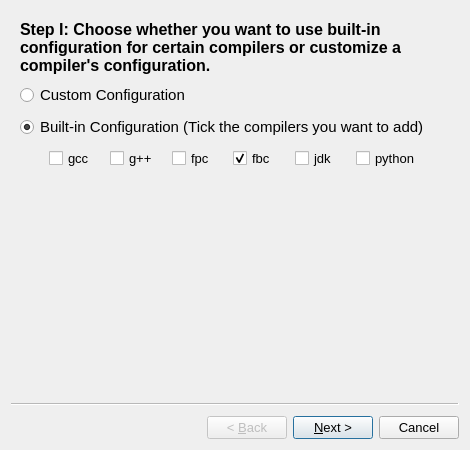
<?xml version="1.0" encoding="UTF-8"?>
<ui version="4.0">
 <class>AddCompilerWizard</class>
 <widget class="QWizard" name="AddCompilerWizard">
  <property name="geometry">
   <rect>
    <x>0</x>
    <y>0</y>
    <width>470</width>
    <height>450</height>
   </rect>
  </property>
  <property name="minimumSize">
   <size>
    <width>470</width>
    <height>450</height>
   </size>
  </property>
  <property name="windowTitle">
   <string>Add Compilers Wizard</string>
  </property>
  <property name="styleSheet">
   <string notr="true">font-size:10pt;</string>
  </property>
  <widget class="QWizardPage" name="selectTypePage">
   <layout class="QVBoxLayout" name="verticalLayout_6">
    <property name="spacing">
     <number>8</number>
    </property>
    <item>
     <widget class="QLabel" name="stepOneLabel">
      <property name="styleSheet">
       <string notr="true">font-size:12pt;font-weight:bold;</string>
      </property>
      <property name="text">
       <string>Step I: Choose whether you want to use built-in configuration for certain compilers or customize a compiler's configuration.</string>
      </property>
      <property name="wordWrap">
       <bool>true</bool>
      </property>
     </widget>
    </item>
    <item>
     <layout class="QHBoxLayout" name="horizontalLayout_12">
      <item>
       <layout class="QVBoxLayout" name="verticalLayout_3">
        <property name="spacing">
         <number>8</number>
        </property>
        <item>
         <widget class="QRadioButton" name="customRadioButton">
          <property name="styleSheet">
           <string notr="true">font-size:11pt;</string>
          </property>
          <property name="text">
           <string>Custom Configuration</string>
          </property>
         </widget>
        </item>
        <item>
         <layout class="QVBoxLayout" name="verticalLayout">
          <property name="spacing">
           <number>0</number>
          </property>
          <item>
           <widget class="QRadioButton" name="builtinRadioButton">
            <property name="styleSheet">
             <string notr="true">font-size:11pt;</string>
            </property>
            <property name="text">
             <string>Built-in Configuration (Tick the compilers you want to add)</string>
            </property>
            <property name="checked">
             <bool>true</bool>
            </property>
           </widget>
          </item>
          <item>
           <layout class="QHBoxLayout" name="horizontalLayout_2">
            <item>
             <spacer name="horizontalSpacer">
              <property name="orientation">
               <enum>Qt::Horizontal</enum>
              </property>
              <property name="sizeType">
               <enum>QSizePolicy::Fixed</enum>
              </property>
              <property name="sizeHint" stdset="0">
               <size>
                <width>20</width>
                <height>20</height>
               </size>
              </property>
             </spacer>
            </item>
            <item>
             <widget class="QFrame" name="compilersCollection">
              <property name="sizePolicy">
               <sizepolicy hsizetype="Preferred" vsizetype="Fixed">
                <horstretch>0</horstretch>
                <verstretch>0</verstretch>
               </sizepolicy>
              </property>
              <layout class="QHBoxLayout" name="horizontalLayout">
               <item>
                <widget class="QCheckBox" name="gccCheck">
                 <property name="styleSheet">
                  <string notr="true">font-size:10pt;</string>
                 </property>
                 <property name="text">
                  <string notr="true">gcc</string>
                 </property>
                </widget>
               </item>
               <item>
                <widget class="QCheckBox" name="gppCheck">
                 <property name="styleSheet">
                  <string notr="true">font-size:10pt;</string>
                 </property>
                 <property name="text">
                  <string notr="true">g++</string>
                 </property>
                </widget>
               </item>
               <item>
                <widget class="QCheckBox" name="fpcCheck">
                 <property name="styleSheet">
                  <string notr="true">font-size:10pt;</string>
                 </property>
                 <property name="text">
                  <string notr="true">fpc</string>
                 </property>
                </widget>
               </item>
               <item>
                <widget class="QCheckBox" name="fbcCheck">
                 <property name="styleSheet">
                  <string notr="true">font-size:10pt;</string>
                 </property>
                 <property name="text">
                  <string notr="true">fbc</string>
                 </property>
                 <property name="checked">
                  <bool>true</bool>
                 </property>
                </widget>
               </item>
               <item>
                <widget class="QCheckBox" name="jdkCheck">
                 <property name="styleSheet">
                  <string notr="true">font-size:10pt;</string>
                 </property>
                 <property name="text">
                  <string notr="true">jdk</string>
                 </property>
                </widget>
               </item>
               <item>
                <widget class="QCheckBox" name="pythonCheck">
                 <property name="styleSheet">
                  <string notr="true">font-size:10pt;</string>
                 </property>
                 <property name="text">
                  <string notr="true">python</string>
                 </property>
                </widget>
               </item>
              </layout>
             </widget>
            </item>
           </layout>
          </item>
         </layout>
        </item>
       </layout>
      </item>
      <item>
       <spacer name="horizontalSpacer_2">
        <property name="orientation">
         <enum>Qt::Horizontal</enum>
        </property>
        <property name="sizeHint" stdset="0">
         <size>
          <width>40</width>
          <height>20</height>
         </size>
        </property>
       </spacer>
      </item>
     </layout>
    </item>
    <item>
     <spacer name="verticalSpacer">
      <property name="orientation">
       <enum>Qt::Vertical</enum>
      </property>
      <property name="sizeHint" stdset="0">
       <size>
        <width>20</width>
        <height>26</height>
       </size>
      </property>
     </spacer>
    </item>
   </layout>
  </widget>
  <widget class="QWizardPage" name="customPage">
   <layout class="QVBoxLayout" name="verticalLayout_4">
    <property name="spacing">
     <number>9</number>
    </property>
    <item>
     <widget class="QLabel" name="stepTwoLabel">
      <property name="styleSheet">
       <string notr="true">font-size:12pt;font-weight:bold;</string>
      </property>
      <property name="text">
       <string>Step II: Select compiler's location to configure it.</string>
      </property>
      <property name="wordWrap">
       <bool>true</bool>
      </property>
     </widget>
    </item>
    <item>
     <layout class="QGridLayout" name="gridLayout_3">
      <property name="horizontalSpacing">
       <number>10</number>
      </property>
      <property name="verticalSpacing">
       <number>9</number>
      </property>
      <item row="0" column="0">
       <widget class="QLabel" name="compilerNameLabel">
        <property name="styleSheet">
         <string notr="true">font-size:11pt;</string>
        </property>
        <property name="text">
         <string>Compiler Name</string>
        </property>
       </widget>
      </item>
      <item row="0" column="1">
       <widget class="QLineEdit" name="compilerName">
        <property name="minimumSize">
         <size>
          <width>61</width>
          <height>0</height>
         </size>
        </property>
        <property name="maximumSize">
         <size>
          <width>150</width>
          <height>16777215</height>
         </size>
        </property>
        <property name="styleSheet">
         <string notr="true">font-size:11pt;</string>
        </property>
       </widget>
      </item>
      <item row="1" column="0">
       <widget class="QLabel" name="compilerTypeLabel">
        <property name="styleSheet">
         <string notr="true">font-size:11pt;</string>
        </property>
        <property name="text">
         <string>Compiler Type</string>
        </property>
       </widget>
      </item>
      <item row="1" column="1" colspan="2">
       <widget class="QComboBox" name="typeSelect">
        <property name="styleSheet">
         <string notr="true">font-size:11pt;</string>
        </property>
        <item>
         <property name="text">
          <string>Typical (Generate executable file)</string>
         </property>
        </item>
        <item>
         <property name="text">
          <string>Interpretive (Generate byte-code file)</string>
         </property>
        </item>
        <item>
         <property name="text">
          <string>Interpretive (Run source code directly)</string>
         </property>
        </item>
       </widget>
      </item>
      <item row="2" column="0">
       <widget class="QLabel" name="compilerLocationLabel">
        <property name="styleSheet">
         <string notr="true">font-size:11pt;</string>
        </property>
        <property name="text">
         <string>Compiler's Location</string>
        </property>
       </widget>
      </item>
      <item row="2" column="1">
       <widget class="QLineEdit" name="compilerLocation">
        <property name="styleSheet">
         <string notr="true">font-size:11pt;</string>
        </property>
       </widget>
      </item>
      <item row="2" column="2">
       <widget class="QToolButton" name="compilerSelectButton">
        <property name="styleSheet">
         <string notr="true">font-size:9pt;</string>
        </property>
        <property name="text">
         <string notr="true">...</string>
        </property>
       </widget>
      </item>
      <item row="3" column="0">
       <widget class="QLabel" name="interpreterLocationLabel">
        <property name="enabled">
         <bool>false</bool>
        </property>
        <property name="styleSheet">
         <string notr="true">font-size:11pt;</string>
        </property>
        <property name="text">
         <string>Interpreter's Location</string>
        </property>
       </widget>
      </item>
      <item row="3" column="1">
       <widget class="QLineEdit" name="interpreterLocation">
        <property name="enabled">
         <bool>false</bool>
        </property>
        <property name="styleSheet">
         <string notr="true">font-size:11pt;</string>
        </property>
       </widget>
      </item>
      <item row="3" column="2">
       <widget class="QToolButton" name="interpreterSelectButton">
        <property name="enabled">
         <bool>false</bool>
        </property>
        <property name="styleSheet">
         <string notr="true">font-size:9pt;</string>
        </property>
        <property name="text">
         <string notr="true">...</string>
        </property>
       </widget>
      </item>
      <item row="4" column="0">
       <widget class="QLabel" name="sourceFileExtensionsLabel">
        <property name="styleSheet">
         <string notr="true">font-size:11pt;</string>
        </property>
        <property name="text">
         <string>Source File Extensions</string>
        </property>
       </widget>
      </item>
      <item row="4" column="1">
       <widget class="QLineEdit" name="sourceFileExtensions">
        <property name="minimumSize">
         <size>
          <width>61</width>
          <height>0</height>
         </size>
        </property>
        <property name="maximumSize">
         <size>
          <width>81</width>
          <height>16777215</height>
         </size>
        </property>
        <property name="styleSheet">
         <string notr="true">font-size:11pt;</string>
        </property>
       </widget>
      </item>
      <item row="5" column="0">
       <widget class="QLabel" name="bytecodeFileExtensionsLabel">
        <property name="enabled">
         <bool>false</bool>
        </property>
        <property name="styleSheet">
         <string notr="true">font-size:11pt;</string>
        </property>
        <property name="text">
         <string>Byte-code File Extensions</string>
        </property>
       </widget>
      </item>
      <item row="5" column="1">
       <widget class="QLineEdit" name="bytecodeFileExtensions">
        <property name="enabled">
         <bool>false</bool>
        </property>
        <property name="minimumSize">
         <size>
          <width>61</width>
          <height>0</height>
         </size>
        </property>
        <property name="maximumSize">
         <size>
          <width>81</width>
          <height>16777215</height>
         </size>
        </property>
        <property name="styleSheet">
         <string notr="true">font-size:11pt;</string>
        </property>
       </widget>
      </item>
      <item row="6" column="0">
       <widget class="QLabel" name="defaultCompilerArgumentsLabel">
        <property name="styleSheet">
         <string notr="true">font-size:11pt;</string>
        </property>
        <property name="text">
         <string>Default Compiler's Arguments</string>
        </property>
       </widget>
      </item>
      <item row="6" column="1" colspan="2">
       <widget class="QLineEdit" name="defaultCompilerArguments">
        <property name="styleSheet">
         <string notr="true">font-size:11pt;</string>
        </property>
       </widget>
      </item>
      <item row="7" column="0">
       <widget class="QLabel" name="defaultInterpreterArgumentsLabel">
        <property name="enabled">
         <bool>false</bool>
        </property>
        <property name="styleSheet">
         <string notr="true">font-size:11pt;</string>
        </property>
        <property name="text">
         <string>Default Interpreter's Arguments</string>
        </property>
       </widget>
      </item>
      <item row="7" column="1" colspan="2">
       <widget class="QLineEdit" name="defaultInterpreterArguments">
        <property name="enabled">
         <bool>false</bool>
        </property>
        <property name="styleSheet">
         <string notr="true">font-size:11pt;</string>
        </property>
       </widget>
      </item>
     </layout>
    </item>
    <item>
     <spacer name="verticalSpacer_3">
      <property name="orientation">
       <enum>Qt::Vertical</enum>
      </property>
      <property name="sizeHint" stdset="0">
       <size>
        <width>20</width>
        <height>110</height>
       </size>
      </property>
     </spacer>
    </item>
   </layout>
  </widget>
  <widget class="QWizardPage" name="builtinCompilersPage">
   <layout class="QVBoxLayout" name="verticalLayout_12">
    <property name="spacing">
     <number>8</number>
    </property>
    <item>
     <widget class="QLabel" name="stepTwoLabel_2">
      <property name="styleSheet">
       <string notr="true">font-size:12pt;font-weight:bold;</string>
      </property>
      <property name="text">
       <string>Step II: Select compilers' locations to configure them.</string>
      </property>
      <property name="wordWrap">
       <bool>true</bool>
      </property>
     </widget>
    </item>
    <item>
     <layout class="QGridLayout" name="gridLayout">
      <property name="spacing">
       <number>9</number>
      </property>
      <item row="0" column="0">
       <widget class="QGroupBox" name="gccGroupBox">
        <property name="sizePolicy">
         <sizepolicy hsizetype="Expanding" vsizetype="Fixed">
          <horstretch>1</horstretch>
          <verstretch>0</verstretch>
         </sizepolicy>
        </property>
        <property name="styleSheet">
         <string notr="true">font-size:11pt;</string>
        </property>
        <property name="title">
         <string notr="true">gcc</string>
        </property>
        <layout class="QVBoxLayout" name="verticalLayout_2">
         <item>
          <layout class="QHBoxLayout" name="horizontalLayout_3">
           <property name="spacing">
            <number>8</number>
           </property>
           <item>
            <widget class="QLineEdit" name="gccPath"/>
           </item>
           <item>
            <widget class="QToolButton" name="gccSelectButton">
             <property name="text">
              <string notr="true">...</string>
             </property>
            </widget>
           </item>
          </layout>
         </item>
         <item>
          <widget class="QCheckBox" name="gccO2Check">
           <property name="styleSheet">
            <string notr="true">font-size:10pt;</string>
           </property>
           <property name="text">
            <string>Enable O2 Optimization</string>
           </property>
          </widget>
         </item>
        </layout>
       </widget>
      </item>
      <item row="0" column="1">
       <widget class="QGroupBox" name="gppGroupBox">
        <property name="sizePolicy">
         <sizepolicy hsizetype="Expanding" vsizetype="Fixed">
          <horstretch>1</horstretch>
          <verstretch>0</verstretch>
         </sizepolicy>
        </property>
        <property name="maximumSize">
         <size>
          <width>16777215</width>
          <height>100</height>
         </size>
        </property>
        <property name="styleSheet">
         <string notr="true">font-size:11pt;</string>
        </property>
        <property name="title">
         <string notr="true">g++</string>
        </property>
        <layout class="QVBoxLayout" name="verticalLayout_7">
         <item>
          <layout class="QHBoxLayout" name="horizontalLayout_9">
           <property name="spacing">
            <number>8</number>
           </property>
           <item>
            <widget class="QLineEdit" name="gppPath"/>
           </item>
           <item>
            <widget class="QToolButton" name="gppSelectButton">
             <property name="text">
              <string notr="true">...</string>
             </property>
            </widget>
           </item>
          </layout>
         </item>
         <item>
          <widget class="QCheckBox" name="gppO2Check">
           <property name="styleSheet">
            <string notr="true">font-size:10pt;</string>
           </property>
           <property name="text">
            <string>Enable O2 Optimization</string>
           </property>
          </widget>
         </item>
        </layout>
       </widget>
      </item>
      <item row="1" column="0">
       <widget class="QGroupBox" name="fpcGroupBox">
        <property name="sizePolicy">
         <sizepolicy hsizetype="Expanding" vsizetype="Fixed">
          <horstretch>1</horstretch>
          <verstretch>0</verstretch>
         </sizepolicy>
        </property>
        <property name="styleSheet">
         <string notr="true">font-size:11pt;</string>
        </property>
        <property name="title">
         <string notr="true">fpc</string>
        </property>
        <layout class="QVBoxLayout" name="verticalLayout_8">
         <item>
          <layout class="QHBoxLayout" name="horizontalLayout_10">
           <property name="spacing">
            <number>8</number>
           </property>
           <item>
            <widget class="QLineEdit" name="fpcPath"/>
           </item>
           <item>
            <widget class="QToolButton" name="fpcSelectButton">
             <property name="text">
              <string notr="true">...</string>
             </property>
            </widget>
           </item>
          </layout>
         </item>
         <item>
          <widget class="QCheckBox" name="fpcO2Check">
           <property name="styleSheet">
            <string notr="true">font-size:10pt;</string>
           </property>
           <property name="text">
            <string>Enable O2 Optimization</string>
           </property>
          </widget>
         </item>
        </layout>
       </widget>
      </item>
      <item row="1" column="1">
       <widget class="QGroupBox" name="fbcGroupBox">
        <property name="enabled">
         <bool>false</bool>
        </property>
        <property name="sizePolicy">
         <sizepolicy hsizetype="Expanding" vsizetype="Fixed">
          <horstretch>1</horstretch>
          <verstretch>0</verstretch>
         </sizepolicy>
        </property>
        <property name="styleSheet">
         <string notr="true">font-size:11pt;</string>
        </property>
        <property name="title">
         <string notr="true">fbc</string>
        </property>
        <layout class="QVBoxLayout" name="verticalLayout_9">
         <item>
          <layout class="QHBoxLayout" name="horizontalLayout_11">
           <property name="spacing">
            <number>8</number>
           </property>
           <item>
            <widget class="QLineEdit" name="fbcPath"/>
           </item>
           <item>
            <widget class="QToolButton" name="fbcSelectButton">
             <property name="text">
              <string notr="true">...</string>
             </property>
            </widget>
           </item>
          </layout>
         </item>
         <item>
          <spacer name="verticalSpacer_2">
           <property name="orientation">
            <enum>Qt::Vertical</enum>
           </property>
           <property name="sizeHint" stdset="0">
            <size>
             <width>20</width>
             <height>16</height>
            </size>
           </property>
          </spacer>
         </item>
        </layout>
       </widget>
      </item>
      <item row="2" column="0">
       <widget class="QGroupBox" name="javaGroupBox">
        <property name="enabled">
         <bool>false</bool>
        </property>
        <property name="sizePolicy">
         <sizepolicy hsizetype="Expanding" vsizetype="Fixed">
          <horstretch>1</horstretch>
          <verstretch>0</verstretch>
         </sizepolicy>
        </property>
        <property name="styleSheet">
         <string notr="true">font-size:11pt;</string>
        </property>
        <property name="title">
         <string notr="true">Java</string>
        </property>
        <layout class="QVBoxLayout" name="verticalLayout_10">
         <item>
          <layout class="QGridLayout" name="gridLayout_2">
           <property name="horizontalSpacing">
            <number>8</number>
           </property>
           <item row="0" column="0">
            <widget class="QLabel" name="label">
             <property name="styleSheet">
              <string notr="true">font-size:10pt;</string>
             </property>
             <property name="text">
              <string notr="true">javac</string>
             </property>
            </widget>
           </item>
           <item row="0" column="1">
            <widget class="QLineEdit" name="javacPath"/>
           </item>
           <item row="0" column="2">
            <widget class="QToolButton" name="javacSelectButton">
             <property name="text">
              <string notr="true">...</string>
             </property>
            </widget>
           </item>
           <item row="1" column="0">
            <widget class="QLabel" name="label_2">
             <property name="styleSheet">
              <string notr="true">font-size:10pt;</string>
             </property>
             <property name="text">
              <string notr="true">java</string>
             </property>
            </widget>
           </item>
           <item row="1" column="1">
            <widget class="QLineEdit" name="javaPath"/>
           </item>
           <item row="1" column="2">
            <widget class="QToolButton" name="javaSelectButton">
             <property name="text">
              <string notr="true">...</string>
             </property>
            </widget>
           </item>
          </layout>
         </item>
         <item>
          <layout class="QHBoxLayout" name="horizontalLayout_13">
           <property name="spacing">
            <number>8</number>
           </property>
           <item>
            <widget class="QLabel" name="javaMemoryLimitLabel">
             <property name="styleSheet">
              <string notr="true">font-size:10pt;</string>
             </property>
             <property name="text">
              <string>Memory Limit</string>
             </property>
            </widget>
           </item>
           <item>
            <widget class="QLineEdit" name="javaMemoryLimit">
             <property name="minimumSize">
              <size>
               <width>50</width>
               <height>0</height>
              </size>
             </property>
             <property name="maximumSize">
              <size>
               <width>50</width>
               <height>16777215</height>
              </size>
             </property>
             <property name="text">
              <string notr="true">512</string>
             </property>
            </widget>
           </item>
           <item>
            <widget class="QLabel" name="javaMbLabel">
             <property name="styleSheet">
              <string notr="true">font-size:10pt;</string>
             </property>
             <property name="text">
              <string>MB</string>
             </property>
            </widget>
           </item>
           <item>
            <spacer name="horizontalSpacer_3">
             <property name="orientation">
              <enum>Qt::Horizontal</enum>
             </property>
             <property name="sizeHint" stdset="0">
              <size>
               <width>40</width>
               <height>20</height>
              </size>
             </property>
            </spacer>
           </item>
          </layout>
         </item>
        </layout>
       </widget>
      </item>
      <item row="2" column="1">
       <widget class="QGroupBox" name="pythonGroupBox">
        <property name="enabled">
         <bool>false</bool>
        </property>
        <property name="sizePolicy">
         <sizepolicy hsizetype="Expanding" vsizetype="Fixed">
          <horstretch>1</horstretch>
          <verstretch>0</verstretch>
         </sizepolicy>
        </property>
        <property name="styleSheet">
         <string notr="true">font-size:11pt;</string>
        </property>
        <property name="title">
         <string notr="true">Python</string>
        </property>
        <layout class="QVBoxLayout" name="verticalLayout_11">
         <item>
          <layout class="QHBoxLayout" name="horizontalLayout_14">
           <property name="spacing">
            <number>8</number>
           </property>
           <item>
            <widget class="QLineEdit" name="pythonPath"/>
           </item>
           <item>
            <widget class="QToolButton" name="pythonSelectButton">
             <property name="text">
              <string notr="true">...</string>
             </property>
            </widget>
           </item>
          </layout>
         </item>
         <item>
          <widget class="QCheckBox" name="pythonBytecodeCheck">
           <property name="styleSheet">
            <string notr="true">font-size:10pt;</string>
           </property>
           <property name="text">
            <string>Generate Optimized Byte-code</string>
           </property>
          </widget>
         </item>
         <item>
          <spacer name="verticalSpacer_6">
           <property name="orientation">
            <enum>Qt::Vertical</enum>
           </property>
           <property name="sizeHint" stdset="0">
            <size>
             <width>20</width>
             <height>23</height>
            </size>
           </property>
          </spacer>
         </item>
        </layout>
       </widget>
      </item>
     </layout>
    </item>
    <item>
     <spacer name="verticalSpacer_7">
      <property name="orientation">
       <enum>Qt::Vertical</enum>
      </property>
      <property name="sizeHint" stdset="0">
       <size>
        <width>20</width>
        <height>17</height>
       </size>
      </property>
     </spacer>
    </item>
   </layout>
  </widget>
  <widget class="QWizardPage" name="finishPage">
   <layout class="QVBoxLayout" name="verticalLayout_5">
    <property name="spacing">
     <number>10</number>
    </property>
    <item>
     <widget class="QLabel" name="stepThreeLabel">
      <property name="styleSheet">
       <string notr="true">font-size:12pt;font-weight:bold;</string>
      </property>
      <property name="text">
       <string>Step III: Check the result and finish the wizard.</string>
      </property>
      <property name="wordWrap">
       <bool>true</bool>
      </property>
     </widget>
    </item>
    <item>
     <widget class="QPlainTextEdit" name="logViewer">
      <property name="minimumSize">
       <size>
        <width>310</width>
        <height>220</height>
       </size>
      </property>
      <property name="styleSheet">
       <string notr="true">font-size:11pt;</string>
      </property>
      <property name="textInteractionFlags">
       <set>Qt::TextSelectableByKeyboard|Qt::TextSelectableByMouse</set>
      </property>
     </widget>
    </item>
   </layout>
  </widget>
 </widget>
 <resources/>
 <connections>
  <connection>
   <sender>builtinRadioButton</sender>
   <signal>toggled(bool)</signal>
   <receiver>compilersCollection</receiver>
   <slot>setVisible(bool)</slot>
   <hints>
    <hint type="sourcelabel">
     <x>79</x>
     <y>105</y>
    </hint>
    <hint type="destinationlabel">
     <x>134</x>
     <y>149</y>
    </hint>
   </hints>
  </connection>
  <connection>
   <sender>gccCheck</sender>
   <signal>toggled(bool)</signal>
   <receiver>gccGroupBox</receiver>
   <slot>setEnabled(bool)</slot>
   <hints>
    <hint type="sourcelabel">
     <x>68</x>
     <y>114</y>
    </hint>
    <hint type="destinationlabel">
     <x>116</x>
     <y>74</y>
    </hint>
   </hints>
  </connection>
  <connection>
   <sender>gppCheck</sender>
   <signal>toggled(bool)</signal>
   <receiver>gppGroupBox</receiver>
   <slot>setEnabled(bool)</slot>
   <hints>
    <hint type="sourcelabel">
     <x>118</x>
     <y>114</y>
    </hint>
    <hint type="destinationlabel">
     <x>339</x>
     <y>74</y>
    </hint>
   </hints>
  </connection>
  <connection>
   <sender>fpcCheck</sender>
   <signal>toggled(bool)</signal>
   <receiver>fpcGroupBox</receiver>
   <slot>setEnabled(bool)</slot>
   <hints>
    <hint type="sourcelabel">
     <x>167</x>
     <y>114</y>
    </hint>
    <hint type="destinationlabel">
     <x>116</x>
     <y>164</y>
    </hint>
   </hints>
  </connection>
  <connection>
   <sender>fbcCheck</sender>
   <signal>toggled(bool)</signal>
   <receiver>fbcGroupBox</receiver>
   <slot>setEnabled(bool)</slot>
   <hints>
    <hint type="sourcelabel">
     <x>214</x>
     <y>114</y>
    </hint>
    <hint type="destinationlabel">
     <x>339</x>
     <y>164</y>
    </hint>
   </hints>
  </connection>
  <connection>
   <sender>jdkCheck</sender>
   <signal>toggled(bool)</signal>
   <receiver>javaGroupBox</receiver>
   <slot>setEnabled(bool)</slot>
   <hints>
    <hint type="sourcelabel">
     <x>262</x>
     <y>114</y>
    </hint>
    <hint type="destinationlabel">
     <x>116</x>
     <y>268</y>
    </hint>
   </hints>
  </connection>
  <connection>
   <sender>pythonCheck</sender>
   <signal>toggled(bool)</signal>
   <receiver>pythonGroupBox</receiver>
   <slot>setEnabled(bool)</slot>
   <hints>
    <hint type="sourcelabel">
     <x>317</x>
     <y>114</y>
    </hint>
    <hint type="destinationlabel">
     <x>339</x>
     <y>269</y>
    </hint>
   </hints>
  </connection>
 </connections>
</ui>
